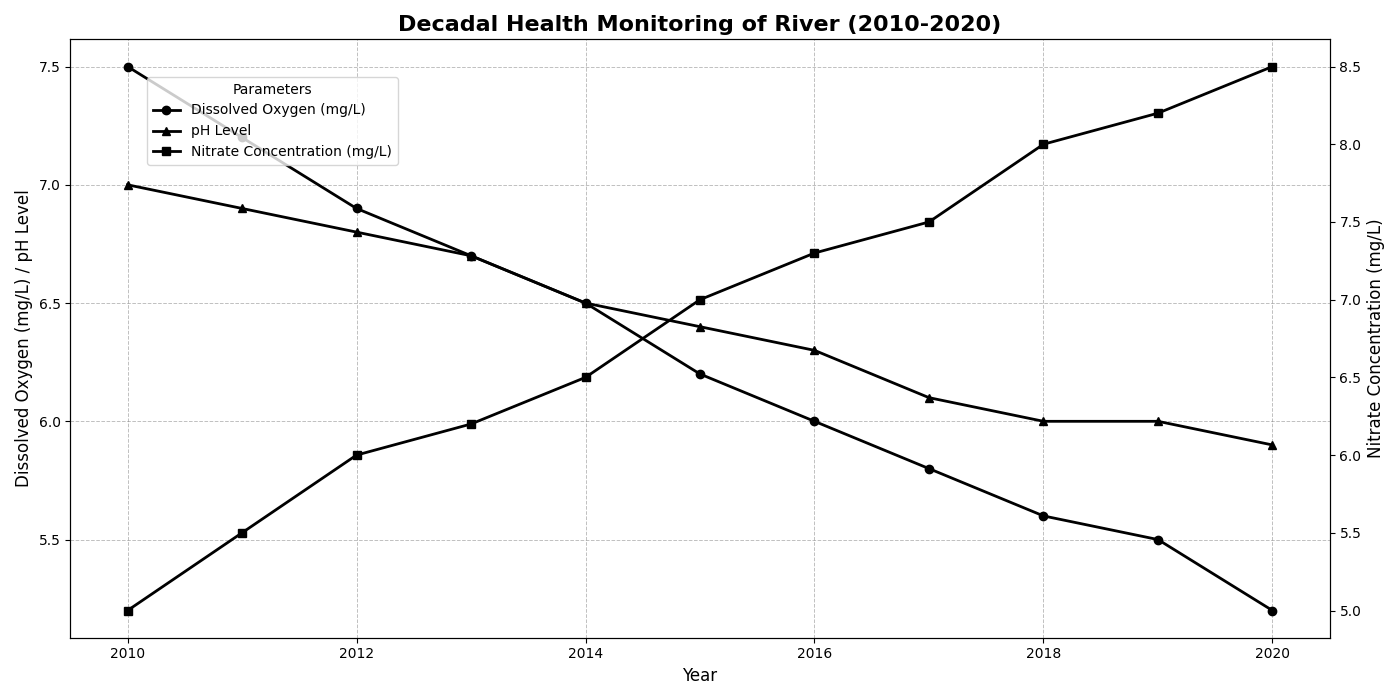

Python code for this plot:
import matplotlib.pyplot as plt
import numpy as np

# Years for the data (2010-2020)
years = np.arange(2010, 2021)

# Artificial data representing average monthly measurements for different river health parameters
dissolved_oxygen = [7.5, 7.2, 6.9, 6.7, 6.5, 6.2, 6.0, 5.8, 5.6, 5.5, 5.2]
ph_level = [7.0, 6.9, 6.8, 6.7, 6.5, 6.4, 6.3, 6.1, 6.0, 6.0, 5.9]
nitrate_concentration = [5, 5.5, 6, 6.2, 6.5, 7, 7.3, 7.5, 8, 8.2, 8.5]

# Create subplots
fig, ax1 = plt.subplots(figsize=(14, 7))

# Use secondary y-axis for nitrate concentration
ax2 = ax1.twinx()

# Plot the line chart for dissolved oxygen and pH level
ax1.plot(years, dissolved_oxygen, label='Dissolved Oxygen (mg/L)', color='black', marker='o', linewidth=2)
ax1.plot(years, ph_level, label='pH Level', color='black', marker='^', linewidth=2)

# Plot the nitrate concentration on a secondary y-axis
ax2.plot(years, nitrate_concentration, label='Nitrate Concentration (mg/L)', color='black', marker='s', linewidth=2)

# Adding labels and title
ax1.set_xlabel('Year', fontsize=12)
ax1.set_ylabel('Dissolved Oxygen (mg/L) / pH Level', fontsize=12, color='black')
ax2.set_ylabel('Nitrate Concentration (mg/L)', fontsize=12, color='black')
plt.title('Decadal Health Monitoring of River (2010-2020)', fontsize=16, fontweight='bold')

# Adding grid for better readability
ax1.grid(visible=True, which='both', linestyle='--', linewidth=0.7, color='grey', alpha=0.5)

# Customizing ticks and legends
ax1.tick_params(axis='y', colors='black')
ax2.tick_params(axis='y', colors='black')
fig.tight_layout()  # Adjust the layout

# Adding legends
fig.legend(loc='upper left', bbox_to_anchor=(0.1, 0.9), fontsize=10, title='Parameters')

# Display the plot
plt.show()
